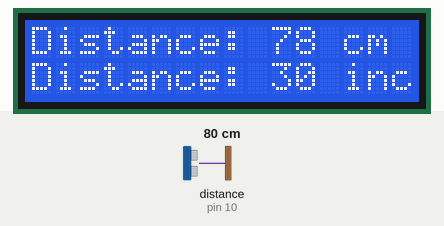
This sketch was run on a simulated Arduino Uno, built with avr-gcc and run on an emulated ATmega328P. Shown: 16×2 character LCD. Wiring (inferred from the names in the program): ultrasonic range finder: trigger pin 9; echo pin 10. The test bench sets the inputs (shaded band); at power-on: distance to the obstacle (sensor on pin 10) 80 cm. The echo pulse lasts 58.3 µs per cm.

Above: at 1.2 s.
1.3 s: distance to the obstacle (sensor on pin 10) set to 2 cm
At 1.7 s:
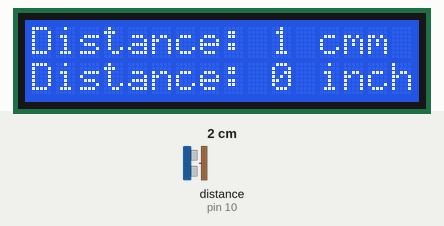
2.8 s: distance to the obstacle (sensor on pin 10) set to 18 cm
At 4.0 s:
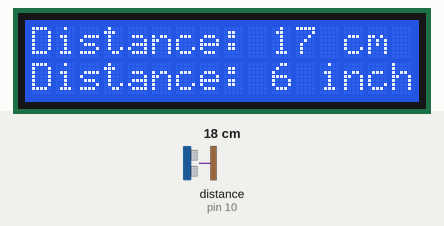
4.3 s: distance to the obstacle (sensor on pin 10) set to 4 cm
At 5.6 s:
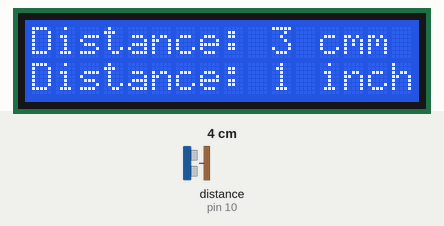
Timing chart, 0 to 7.3 s (numbered marks = the images above; inputs shaded):
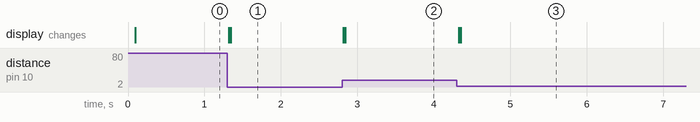

Measured:
- after the input at 1.3 s, the display: first changes at once (image 1 shows a later state)
- after the input at 2.8 s, the display: first changes at once (image 2 shows a later state)
- after the input at 4.3 s, the display: first changes at once (image 3 shows a later state)

The sketch:

lab5_ultrasonicSensor_cm_inch.ino
```cpp
#include <LiquidCrystal.h> // includes the LiquidCrystal Library
const int RS = 12;
const int enable = 11;
const int d4 = 5;
const int d5 = 4;
const int d6 = 3;
const int d7 = 2;
LiquidCrystal lcd(RS, enable, d4, d5, d6, d7);
const int trigPin = 9;
const int echoPin = 10;
long duration;
int distanceCm, distanceInch;
void setup() {
lcd.begin(16,2); // Initializes the interface to the LCD screen, and
//specifies the dimensions (width and height) of the display
pinMode(trigPin, OUTPUT);
pinMode(echoPin, INPUT);
}
void loop() {
digitalWrite(trigPin, LOW);
delayMicroseconds(2);
digitalWrite(trigPin, HIGH);
delayMicroseconds(10);
digitalWrite(trigPin, LOW);
duration = pulseIn(echoPin, HIGH);
distanceCm= duration*0.034/2;
distanceInch = duration*0.0133/2;
lcd.setCursor(0,0); // Sets the location at which subsequent text written
//to the LCD will be displayed
lcd.print("Distance: "); // Prints string "Distance" on the LCD
lcd.print(distanceCm); // Prints the distance value from the sensor
lcd.print(" cm");
delay(10);
lcd.setCursor(0,1);
lcd.print("Distance: ");
lcd.print(distanceInch);
lcd.print(" inch");
delay(10);
}
```
